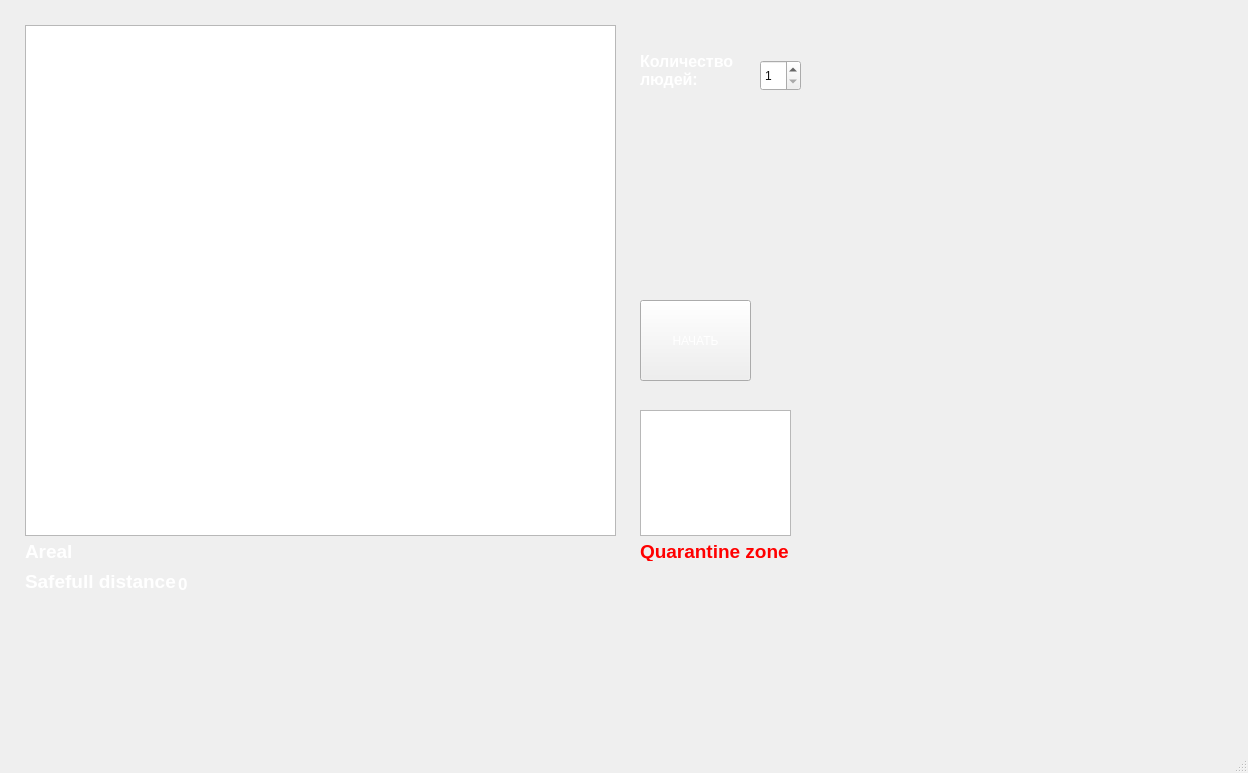
<?xml version="1.0" encoding="UTF-8"?>
<ui version="4.0">
 <class>MainWindow</class>
 <widget class="QMainWindow" name="MainWindow">
  <property name="geometry">
   <rect>
    <x>0</x>
    <y>0</y>
    <width>1248</width>
    <height>773</height>
   </rect>
  </property>
  <property name="windowTitle">
   <string>MainWindow</string>
  </property>
  <widget class="QWidget" name="centralwidget">
   <widget class="QPushButton" name="addButton">
    <property name="geometry">
     <rect>
      <x>640</x>
      <y>300</y>
      <width>111</width>
      <height>81</height>
     </rect>
    </property>
    <property name="styleSheet">
     <string notr="true">color: rgb(255, 255, 255);
font: 900 11pt &quot;Segoe UI Black&quot;;</string>
    </property>
    <property name="text">
     <string>НАЧАТЬ</string>
    </property>
   </widget>
   <widget class="QGraphicsView" name="graphicsView">
    <property name="geometry">
     <rect>
      <x>25</x>
      <y>25</y>
      <width>591</width>
      <height>511</height>
     </rect>
    </property>
   </widget>
   <widget class="QSpinBox" name="spinBox">
    <property name="geometry">
     <rect>
      <x>760</x>
      <y>60</y>
      <width>41</width>
      <height>31</height>
     </rect>
    </property>
    <property name="toolTip">
     <string/>
    </property>
    <property name="styleSheet">
     <string notr="true">color: rgb(15, 15, 15);
selection-color: rgb(255, 255, 255);</string>
    </property>
    <property name="minimum">
     <number>1</number>
    </property>
   </widget>
   <widget class="QLabel" name="label">
    <property name="geometry">
     <rect>
      <x>640</x>
      <y>25</y>
      <width>121</width>
      <height>91</height>
     </rect>
    </property>
    <property name="text">
     <string>&lt;html&gt;&lt;head/&gt;&lt;body&gt;&lt;p&gt;&lt;span style=&quot; font-size:12pt; font-weight:700; color: White&quot;&gt;Количество&lt;br/&gt;людей:&lt;/span&gt;&lt;/p&gt;&lt;/body&gt;&lt;/html&gt;</string>
    </property>
   </widget>
   <widget class="QGraphicsView" name="graphicsView_2">
    <property name="geometry">
     <rect>
      <x>640</x>
      <y>410</y>
      <width>151</width>
      <height>126</height>
     </rect>
    </property>
   </widget>
   <widget class="QLabel" name="label_2">
    <property name="geometry">
     <rect>
      <x>640</x>
      <y>540</y>
      <width>211</width>
      <height>21</height>
     </rect>
    </property>
    <property name="text">
     <string>&lt;html&gt;&lt;head/&gt;&lt;body&gt;&lt;p&gt;&lt;span style=&quot; font-size:14pt; font-weight:700; color: Red&quot;&gt;Quarantine zone&lt;/span&gt;&lt;/p&gt;&lt;/body&gt;&lt;/html&gt;</string>
    </property>
   </widget>
   <widget class="QLabel" name="label_3">
    <property name="geometry">
     <rect>
      <x>25</x>
      <y>540</y>
      <width>211</width>
      <height>21</height>
     </rect>
    </property>
    <property name="text">
     <string>&lt;html&gt;&lt;head/&gt;&lt;body&gt;&lt;p&gt;&lt;span style=&quot; font-size:14pt; font-weight:700; color: White&quot;&gt;Areal&lt;/span&gt;&lt;/p&gt;&lt;/body&gt;&lt;/html&gt;</string>
    </property>
   </widget>
   <widget class="QLabel" name="label_4">
    <property name="geometry">
     <rect>
      <x>25</x>
      <y>570</y>
      <width>211</width>
      <height>21</height>
     </rect>
    </property>
    <property name="text">
     <string>&lt;html&gt;&lt;head/&gt;&lt;body&gt;&lt;p&gt;&lt;span style=&quot; font-size:14pt; font-weight:700; color: White&quot;&gt;Safefull distance&lt;/span&gt;&lt;/p&gt;&lt;/body&gt;&lt;/html&gt;</string>
    </property>
   </widget>
   <widget class="QLabel" name="safeValueLable">
    <property name="geometry">
     <rect>
      <x>178</x>
      <y>574</y>
      <width>211</width>
      <height>21</height>
     </rect>
    </property>
    <property name="text">
     <string>&lt;html&gt;&lt;head/&gt;&lt;body&gt;&lt;p&gt;&lt;span style=&quot; font-size:13pt; font-weight:700; color: White&quot;&gt;0&lt;/span&gt;&lt;/p&gt;&lt;/body&gt;&lt;/html&gt;</string>
    </property>
   </widget>
  </widget>
  <widget class="QMenuBar" name="menubar">
   <property name="geometry">
    <rect>
     <x>0</x>
     <y>0</y>
     <width>1248</width>
     <height>21</height>
    </rect>
   </property>
  </widget>
  <widget class="QStatusBar" name="statusbar"/>
 </widget>
 <resources/>
 <connections/>
</ui>
